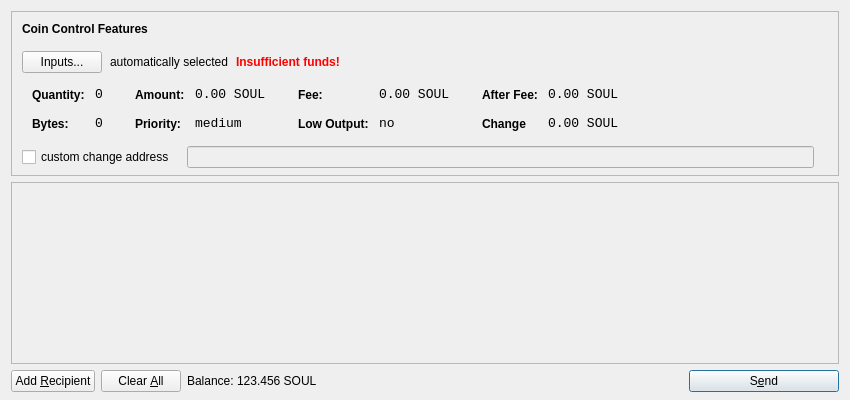
<?xml version="1.0" encoding="UTF-8"?>
<ui version="4.0">
 <class>SendCoinsDialog</class>
 <widget class="QDialog" name="SendCoinsDialog">
  <property name="geometry">
   <rect>
    <x>0</x>
    <y>0</y>
    <width>850</width>
    <height>400</height>
   </rect>
  </property>
  <property name="windowTitle">
   <string>Send Coins</string>
  </property>
  <layout class="QVBoxLayout" name="verticalLayout" stretch="0,1,0">
   <property name="bottomMargin">
    <number>8</number>
   </property>
   <item>
    <widget class="QFrame" name="frameCoinControl">
     <property name="sizePolicy">
      <sizepolicy hsizetype="Expanding" vsizetype="Expanding">
       <horstretch>0</horstretch>
       <verstretch>0</verstretch>
      </sizepolicy>
     </property>
     <property name="maximumSize">
      <size>
       <width>16777215</width>
       <height>16777215</height>
      </size>
     </property>
     <property name="frameShape">
      <enum>QFrame::StyledPanel</enum>
     </property>
     <property name="frameShadow">
      <enum>QFrame::Sunken</enum>
     </property>
     <layout class="QVBoxLayout" name="verticalLayoutCoinControl2">
      <property name="spacing">
       <number>-1</number>
      </property>
      <property name="leftMargin">
       <number>0</number>
      </property>
      <property name="topMargin">
       <number>0</number>
      </property>
      <property name="rightMargin">
       <number>0</number>
      </property>
      <property name="bottomMargin">
       <number>6</number>
      </property>
      <item>
       <layout class="QVBoxLayout" name="verticalLayoutCoinControl" stretch="0,0,0,0,1">
        <property name="spacing">
         <number>0</number>
        </property>
        <property name="leftMargin">
         <number>10</number>
        </property>
        <property name="topMargin">
         <number>10</number>
        </property>
        <item>
         <layout class="QHBoxLayout" name="horizontalLayoutCoinControl1">
          <property name="bottomMargin">
           <number>15</number>
          </property>
          <item>
           <widget class="QLabel" name="labelCoinControlFeatures">
            <property name="sizePolicy">
             <sizepolicy hsizetype="Preferred" vsizetype="Maximum">
              <horstretch>0</horstretch>
              <verstretch>0</verstretch>
             </sizepolicy>
            </property>
            <property name="font">
             <font>
              <weight>75</weight>
              <bold>true</bold>
             </font>
            </property>
            <property name="styleSheet">
             <string notr="true">font-weight:bold;</string>
            </property>
            <property name="text">
             <string>Coin Control Features</string>
            </property>
           </widget>
          </item>
         </layout>
        </item>
        <item>
         <layout class="QHBoxLayout" name="horizontalLayoutCoinControl2" stretch="0,0,0,0">
          <property name="spacing">
           <number>8</number>
          </property>
          <property name="bottomMargin">
           <number>10</number>
          </property>
          <item>
           <widget class="QPushButton" name="pushButtonCoinControl">
            <property name="styleSheet">
             <string notr="true"/>
            </property>
            <property name="text">
             <string>Inputs...</string>
            </property>
           </widget>
          </item>
          <item>
           <widget class="QLabel" name="labelCoinControlAutomaticallySelected">
            <property name="text">
             <string>automatically selected</string>
            </property>
            <property name="margin">
             <number>5</number>
            </property>
           </widget>
          </item>
          <item>
           <widget class="QLabel" name="labelCoinControlInsuffFunds">
            <property name="font">
             <font>
              <weight>75</weight>
              <bold>true</bold>
             </font>
            </property>
            <property name="styleSheet">
             <string notr="true">color:red;font-weight:bold;</string>
            </property>
            <property name="text">
             <string>Insufficient funds!</string>
            </property>
            <property name="margin">
             <number>5</number>
            </property>
           </widget>
          </item>
          <item>
           <spacer name="horizontalSpacerCoinControl">
            <property name="orientation">
             <enum>Qt::Horizontal</enum>
            </property>
            <property name="sizeHint" stdset="0">
             <size>
              <width>40</width>
              <height>1</height>
             </size>
            </property>
           </spacer>
          </item>
         </layout>
        </item>
        <item>
         <widget class="QWidget" name="widgetCoinControl" native="true">
          <property name="sizePolicy">
           <sizepolicy hsizetype="Preferred" vsizetype="Preferred">
            <horstretch>0</horstretch>
            <verstretch>0</verstretch>
           </sizepolicy>
          </property>
          <property name="minimumSize">
           <size>
            <width>0</width>
            <height>0</height>
           </size>
          </property>
          <property name="styleSheet">
           <string notr="true"/>
          </property>
          <layout class="QHBoxLayout" name="horizontalLayoutCoinControl5">
           <property name="margin">
            <number>0</number>
           </property>
           <item>
            <layout class="QHBoxLayout" name="horizontalLayoutCoinControl3" stretch="0,0,0,1">
             <property name="spacing">
              <number>20</number>
             </property>
             <property name="topMargin">
              <number>0</number>
             </property>
             <property name="bottomMargin">
              <number>10</number>
             </property>
             <item>
              <layout class="QFormLayout" name="formLayoutCoinControl1">
               <property name="horizontalSpacing">
                <number>10</number>
               </property>
               <property name="verticalSpacing">
                <number>14</number>
               </property>
               <property name="leftMargin">
                <number>10</number>
               </property>
               <property name="topMargin">
                <number>4</number>
               </property>
               <property name="rightMargin">
                <number>6</number>
               </property>
               <item row="0" column="0">
                <widget class="QLabel" name="labelCoinControlQuantityText">
                 <property name="styleSheet">
                  <string notr="true">font-weight:bold;</string>
                 </property>
                 <property name="text">
                  <string>Quantity:</string>
                 </property>
                 <property name="margin">
                  <number>0</number>
                 </property>
                </widget>
               </item>
               <item row="0" column="1">
                <widget class="QLabel" name="labelCoinControlQuantity">
                 <property name="font">
                  <font>
                   <family>Monospace</family>
                   <pointsize>10</pointsize>
                  </font>
                 </property>
                 <property name="cursor">
                  <cursorShape>IBeamCursor</cursorShape>
                 </property>
                 <property name="contextMenuPolicy">
                  <enum>Qt::ActionsContextMenu</enum>
                 </property>
                 <property name="text">
                  <string>0</string>
                 </property>
                 <property name="margin">
                  <number>0</number>
                 </property>
                 <property name="textInteractionFlags">
                  <set>Qt::LinksAccessibleByMouse|Qt::TextSelectableByKeyboard|Qt::TextSelectableByMouse</set>
                 </property>
                </widget>
               </item>
               <item row="1" column="0">
                <widget class="QLabel" name="labelCoinControlBytesText">
                 <property name="styleSheet">
                  <string notr="true">font-weight:bold;</string>
                 </property>
                 <property name="text">
                  <string>Bytes:</string>
                 </property>
                </widget>
               </item>
               <item row="1" column="1">
                <widget class="QLabel" name="labelCoinControlBytes">
                 <property name="font">
                  <font>
                   <family>Monospace</family>
                   <pointsize>10</pointsize>
                  </font>
                 </property>
                 <property name="cursor">
                  <cursorShape>IBeamCursor</cursorShape>
                 </property>
                 <property name="contextMenuPolicy">
                  <enum>Qt::ActionsContextMenu</enum>
                 </property>
                 <property name="text">
                  <string>0</string>
                 </property>
                 <property name="textInteractionFlags">
                  <set>Qt::LinksAccessibleByMouse|Qt::TextSelectableByKeyboard|Qt::TextSelectableByMouse</set>
                 </property>
                </widget>
               </item>
              </layout>
             </item>
             <item>
              <layout class="QFormLayout" name="formLayoutCoinControl2">
               <property name="horizontalSpacing">
                <number>10</number>
               </property>
               <property name="verticalSpacing">
                <number>14</number>
               </property>
               <property name="leftMargin">
                <number>6</number>
               </property>
               <property name="topMargin">
                <number>4</number>
               </property>
               <property name="rightMargin">
                <number>6</number>
               </property>
               <item row="0" column="0">
                <widget class="QLabel" name="labelCoinControlAmountText">
                 <property name="styleSheet">
                  <string notr="true">font-weight:bold;</string>
                 </property>
                 <property name="text">
                  <string>Amount:</string>
                 </property>
                 <property name="margin">
                  <number>0</number>
                 </property>
                </widget>
               </item>
               <item row="0" column="1">
                <widget class="QLabel" name="labelCoinControlAmount">
                 <property name="font">
                  <font>
                   <family>Monospace</family>
                   <pointsize>10</pointsize>
                  </font>
                 </property>
                 <property name="cursor">
                  <cursorShape>IBeamCursor</cursorShape>
                 </property>
                 <property name="contextMenuPolicy">
                  <enum>Qt::ActionsContextMenu</enum>
                 </property>
                 <property name="text">
                  <string>0.00 SOUL</string>
                 </property>
                 <property name="textInteractionFlags">
                  <set>Qt::LinksAccessibleByMouse|Qt::TextSelectableByKeyboard|Qt::TextSelectableByMouse</set>
                 </property>
                </widget>
               </item>
               <item row="1" column="0">
                <widget class="QLabel" name="labelCoinControlPriorityText">
                 <property name="styleSheet">
                  <string notr="true">font-weight:bold;</string>
                 </property>
                 <property name="text">
                  <string>Priority:</string>
                 </property>
                </widget>
               </item>
               <item row="1" column="1">
                <widget class="QLabel" name="labelCoinControlPriority">
                 <property name="font">
                  <font>
                   <family>Monospace</family>
                   <pointsize>10</pointsize>
                  </font>
                 </property>
                 <property name="cursor">
                  <cursorShape>IBeamCursor</cursorShape>
                 </property>
                 <property name="contextMenuPolicy">
                  <enum>Qt::ActionsContextMenu</enum>
                 </property>
                 <property name="text">
                  <string>medium</string>
                 </property>
                 <property name="textInteractionFlags">
                  <set>Qt::LinksAccessibleByMouse|Qt::TextSelectableByKeyboard|Qt::TextSelectableByMouse</set>
                 </property>
                </widget>
               </item>
              </layout>
             </item>
             <item>
              <layout class="QFormLayout" name="formLayoutCoinControl3">
               <property name="horizontalSpacing">
                <number>10</number>
               </property>
               <property name="verticalSpacing">
                <number>14</number>
               </property>
               <property name="leftMargin">
                <number>6</number>
               </property>
               <property name="topMargin">
                <number>4</number>
               </property>
               <property name="rightMargin">
                <number>6</number>
               </property>
               <item row="0" column="0">
                <widget class="QLabel" name="labelCoinControlFeeText">
                 <property name="styleSheet">
                  <string notr="true">font-weight:bold;</string>
                 </property>
                 <property name="text">
                  <string>Fee:</string>
                 </property>
                 <property name="margin">
                  <number>0</number>
                 </property>
                </widget>
               </item>
               <item row="0" column="1">
                <widget class="QLabel" name="labelCoinControlFee">
                 <property name="font">
                  <font>
                   <family>Monospace</family>
                   <pointsize>10</pointsize>
                  </font>
                 </property>
                 <property name="cursor">
                  <cursorShape>IBeamCursor</cursorShape>
                 </property>
                 <property name="contextMenuPolicy">
                  <enum>Qt::ActionsContextMenu</enum>
                 </property>
                 <property name="text">
                  <string>0.00 SOUL</string>
                 </property>
                 <property name="textInteractionFlags">
                  <set>Qt::LinksAccessibleByMouse|Qt::TextSelectableByKeyboard|Qt::TextSelectableByMouse</set>
                 </property>
                </widget>
               </item>
               <item row="1" column="0">
                <widget class="QLabel" name="labelCoinControlLowOutputText">
                 <property name="styleSheet">
                  <string notr="true">font-weight:bold;</string>
                 </property>
                 <property name="text">
                  <string>Low Output:</string>
                 </property>
                </widget>
               </item>
               <item row="1" column="1">
                <widget class="QLabel" name="labelCoinControlLowOutput">
                 <property name="font">
                  <font>
                   <family>Monospace</family>
                   <pointsize>10</pointsize>
                  </font>
                 </property>
                 <property name="cursor">
                  <cursorShape>IBeamCursor</cursorShape>
                 </property>
                 <property name="contextMenuPolicy">
                  <enum>Qt::ActionsContextMenu</enum>
                 </property>
                 <property name="text">
                  <string>no</string>
                 </property>
                 <property name="textInteractionFlags">
                  <set>Qt::LinksAccessibleByMouse|Qt::TextSelectableByKeyboard|Qt::TextSelectableByMouse</set>
                 </property>
                </widget>
               </item>
              </layout>
             </item>
             <item>
              <layout class="QFormLayout" name="formLayoutCoinControl4">
               <property name="horizontalSpacing">
                <number>10</number>
               </property>
               <property name="verticalSpacing">
                <number>14</number>
               </property>
               <property name="leftMargin">
                <number>6</number>
               </property>
               <property name="topMargin">
                <number>4</number>
               </property>
               <property name="rightMargin">
                <number>6</number>
               </property>
               <item row="0" column="0">
                <widget class="QLabel" name="labelCoinControlAfterFeeText">
                 <property name="styleSheet">
                  <string notr="true">font-weight:bold;</string>
                 </property>
                 <property name="text">
                  <string>After Fee:</string>
                 </property>
                 <property name="margin">
                  <number>0</number>
                 </property>
                </widget>
               </item>
               <item row="0" column="1">
                <widget class="QLabel" name="labelCoinControlAfterFee">
                 <property name="font">
                  <font>
                   <family>Monospace</family>
                   <pointsize>10</pointsize>
                  </font>
                 </property>
                 <property name="cursor">
                  <cursorShape>IBeamCursor</cursorShape>
                 </property>
                 <property name="contextMenuPolicy">
                  <enum>Qt::ActionsContextMenu</enum>
                 </property>
                 <property name="text">
                  <string>0.00 SOUL</string>
                 </property>
                 <property name="textInteractionFlags">
                  <set>Qt::LinksAccessibleByMouse|Qt::TextSelectableByKeyboard|Qt::TextSelectableByMouse</set>
                 </property>
                </widget>
               </item>
               <item row="1" column="0">
                <widget class="QLabel" name="labelCoinControlChangeText">
                 <property name="styleSheet">
                  <string notr="true">font-weight:bold;</string>
                 </property>
                 <property name="text">
                  <string>Change</string>
                 </property>
                </widget>
               </item>
               <item row="1" column="1">
                <widget class="QLabel" name="labelCoinControlChange">
                 <property name="font">
                  <font>
                   <family>Monospace</family>
                   <pointsize>10</pointsize>
                  </font>
                 </property>
                 <property name="cursor">
                  <cursorShape>IBeamCursor</cursorShape>
                 </property>
                 <property name="contextMenuPolicy">
                  <enum>Qt::ActionsContextMenu</enum>
                 </property>
                 <property name="text">
                  <string>0.00 SOUL</string>
                 </property>
                 <property name="textInteractionFlags">
                  <set>Qt::LinksAccessibleByMouse|Qt::TextSelectableByKeyboard|Qt::TextSelectableByMouse</set>
                 </property>
                </widget>
               </item>
              </layout>
             </item>
            </layout>
           </item>
          </layout>
         </widget>
        </item>
        <item>
         <layout class="QHBoxLayout" name="horizontalLayoutCoinControl4" stretch="0,0,0">
          <property name="spacing">
           <number>12</number>
          </property>
          <property name="sizeConstraint">
           <enum>QLayout::SetDefaultConstraint</enum>
          </property>
          <property name="topMargin">
           <number>5</number>
          </property>
          <property name="rightMargin">
           <number>5</number>
          </property>
          <item>
           <widget class="QCheckBox" name="checkBoxCoinControlChange">
            <property name="text">
             <string>custom change address</string>
            </property>
           </widget>
          </item>
          <item>
           <widget class="QLineEdit" name="lineEditCoinControlChange">
            <property name="enabled">
             <bool>false</bool>
            </property>
            <property name="sizePolicy">
             <sizepolicy hsizetype="Expanding" vsizetype="Fixed">
              <horstretch>0</horstretch>
              <verstretch>0</verstretch>
             </sizepolicy>
            </property>
           </widget>
          </item>
          <item>
           <widget class="QLabel" name="labelCoinControlChangeLabel">
            <property name="sizePolicy">
             <sizepolicy hsizetype="Preferred" vsizetype="Expanding">
              <horstretch>0</horstretch>
              <verstretch>0</verstretch>
             </sizepolicy>
            </property>
            <property name="minimumSize">
             <size>
              <width>0</width>
              <height>0</height>
             </size>
            </property>
            <property name="text">
             <string/>
            </property>
            <property name="margin">
             <number>3</number>
            </property>
           </widget>
          </item>
         </layout>
        </item>
        <item>
         <spacer name="verticalSpacerCoinControl">
          <property name="orientation">
           <enum>Qt::Vertical</enum>
          </property>
          <property name="sizeHint" stdset="0">
           <size>
            <width>800</width>
            <height>1</height>
           </size>
          </property>
         </spacer>
        </item>
       </layout>
      </item>
     </layout>
    </widget>
   </item>
   <item>
    <widget class="QScrollArea" name="scrollArea">
     <property name="widgetResizable">
      <bool>true</bool>
     </property>
     <widget class="QWidget" name="scrollAreaWidgetContents">
      <property name="geometry">
       <rect>
        <x>0</x>
        <y>0</y>
        <width>830</width>
        <height>165</height>
       </rect>
      </property>
      <layout class="QVBoxLayout" name="verticalLayout_2">
       <property name="margin">
        <number>0</number>
       </property>
       <item>
        <layout class="QVBoxLayout" name="entries">
         <property name="spacing">
          <number>6</number>
         </property>
        </layout>
       </item>
       <item>
        <spacer name="verticalSpacer">
         <property name="orientation">
          <enum>Qt::Vertical</enum>
         </property>
         <property name="sizeHint" stdset="0">
          <size>
           <width>20</width>
           <height>40</height>
          </size>
         </property>
        </spacer>
       </item>
      </layout>
     </widget>
    </widget>
   </item>
   <item>
    <layout class="QHBoxLayout" name="horizontalLayout">
     <item>
      <widget class="QPushButton" name="addButton">
       <property name="toolTip">
        <string>Send to multiple recipients at once</string>
       </property>
       <property name="text">
        <string>Add &amp;Recipient</string>
       </property>
       <property name="icon">
        <iconset resource="../bitcoin.qrc">
         <normaloff>:/icons/add</normaloff>:/icons/add</iconset>
       </property>
       <property name="autoDefault">
        <bool>false</bool>
       </property>
      </widget>
     </item>
     <item>
      <widget class="QPushButton" name="clearButton">
       <property name="sizePolicy">
        <sizepolicy hsizetype="Minimum" vsizetype="Fixed">
         <horstretch>0</horstretch>
         <verstretch>0</verstretch>
        </sizepolicy>
       </property>
       <property name="toolTip">
        <string>Remove all transaction fields</string>
       </property>
       <property name="text">
        <string>Clear &amp;All</string>
       </property>
       <property name="icon">
        <iconset resource="../bitcoin.qrc">
         <normaloff>:/icons/remove</normaloff>:/icons/remove</iconset>
       </property>
       <property name="autoRepeatDelay">
        <number>300</number>
       </property>
       <property name="autoDefault">
        <bool>false</bool>
       </property>
      </widget>
     </item>
     <item>
      <layout class="QHBoxLayout" name="horizontalLayout_2">
       <property name="spacing">
        <number>3</number>
       </property>
       <item>
        <widget class="QLabel" name="label">
         <property name="sizePolicy">
          <sizepolicy hsizetype="Preferred" vsizetype="Fixed">
           <horstretch>0</horstretch>
           <verstretch>0</verstretch>
          </sizepolicy>
         </property>
         <property name="text">
          <string>Balance:</string>
         </property>
        </widget>
       </item>
       <item>
        <widget class="QLabel" name="labelBalance">
         <property name="sizePolicy">
          <sizepolicy hsizetype="Preferred" vsizetype="Fixed">
           <horstretch>0</horstretch>
           <verstretch>0</verstretch>
          </sizepolicy>
         </property>
         <property name="cursor">
          <cursorShape>IBeamCursor</cursorShape>
         </property>
         <property name="text">
          <string>123.456 SOUL</string>
         </property>
         <property name="textInteractionFlags">
          <set>Qt::LinksAccessibleByMouse|Qt::TextSelectableByKeyboard|Qt::TextSelectableByMouse</set>
         </property>
        </widget>
       </item>
      </layout>
     </item>
     <item>
      <spacer name="horizontalSpacer">
       <property name="orientation">
        <enum>Qt::Horizontal</enum>
       </property>
       <property name="sizeHint" stdset="0">
        <size>
         <width>40</width>
         <height>20</height>
        </size>
       </property>
      </spacer>
     </item>
     <item>
      <widget class="QPushButton" name="sendButton">
       <property name="minimumSize">
        <size>
         <width>150</width>
         <height>0</height>
        </size>
       </property>
       <property name="toolTip">
        <string>Confirm the send action</string>
       </property>
       <property name="text">
        <string>S&amp;end</string>
       </property>
       <property name="icon">
        <iconset resource="../bitcoin.qrc">
         <normaloff>:/icons/send</normaloff>:/icons/send</iconset>
       </property>
       <property name="default">
        <bool>true</bool>
       </property>
      </widget>
     </item>
    </layout>
   </item>
  </layout>
 </widget>
 <resources>
  <include location="../bitcoin.qrc"/>
 </resources>
 <connections/>
</ui>
